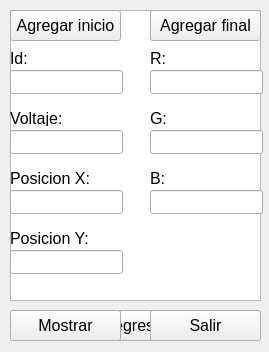
<?xml version="1.0" encoding="UTF-8"?>
<ui version="4.0">
 <class>MainWindow</class>
 <widget class="QMainWindow" name="MainWindow">
  <property name="geometry">
   <rect>
    <x>0</x>
    <y>0</y>
    <width>269</width>
    <height>352</height>
   </rect>
  </property>
  <property name="windowTitle">
   <string>MainWindow</string>
  </property>
  <widget class="QWidget" name="centralwidget">
   <widget class="QLabel" name="label_7">
    <property name="geometry">
     <rect>
      <x>150</x>
      <y>170</y>
      <width>49</width>
      <height>16</height>
     </rect>
    </property>
    <property name="font">
     <font>
      <pointsize>12</pointsize>
     </font>
    </property>
    <property name="text">
     <string>B:</string>
    </property>
   </widget>
   <widget class="QLineEdit" name="form_blue">
    <property name="geometry">
     <rect>
      <x>150</x>
      <y>190</y>
      <width>113</width>
      <height>24</height>
     </rect>
    </property>
    <property name="font">
     <font>
      <pointsize>12</pointsize>
     </font>
    </property>
   </widget>
   <widget class="QPushButton" name="pushButton_3">
    <property name="enabled">
     <bool>true</bool>
    </property>
    <property name="geometry">
     <rect>
      <x>10</x>
      <y>310</y>
      <width>111</width>
      <height>31</height>
     </rect>
    </property>
    <property name="font">
     <font>
      <pointsize>12</pointsize>
     </font>
    </property>
    <property name="text">
     <string>Mostrar</string>
    </property>
   </widget>
   <widget class="QLineEdit" name="form_red">
    <property name="geometry">
     <rect>
      <x>150</x>
      <y>70</y>
      <width>113</width>
      <height>24</height>
     </rect>
    </property>
    <property name="font">
     <font>
      <pointsize>12</pointsize>
     </font>
    </property>
   </widget>
   <widget class="QLineEdit" name="form_id">
    <property name="geometry">
     <rect>
      <x>10</x>
      <y>70</y>
      <width>113</width>
      <height>24</height>
     </rect>
    </property>
    <property name="font">
     <font>
      <pointsize>12</pointsize>
     </font>
    </property>
   </widget>
   <widget class="QPushButton" name="pushButton">
    <property name="geometry">
     <rect>
      <x>10</x>
      <y>10</y>
      <width>111</width>
      <height>31</height>
     </rect>
    </property>
    <property name="font">
     <font>
      <pointsize>12</pointsize>
     </font>
    </property>
    <property name="text">
     <string>Agregar inicio</string>
    </property>
   </widget>
   <widget class="QLineEdit" name="form_green">
    <property name="geometry">
     <rect>
      <x>150</x>
      <y>130</y>
      <width>113</width>
      <height>24</height>
     </rect>
    </property>
    <property name="font">
     <font>
      <pointsize>12</pointsize>
     </font>
    </property>
   </widget>
   <widget class="QPushButton" name="pushButton_2">
    <property name="geometry">
     <rect>
      <x>150</x>
      <y>10</y>
      <width>111</width>
      <height>31</height>
     </rect>
    </property>
    <property name="font">
     <font>
      <pointsize>12</pointsize>
     </font>
    </property>
    <property name="text">
     <string>Agregar final</string>
    </property>
   </widget>
   <widget class="QLabel" name="label_3">
    <property name="geometry">
     <rect>
      <x>10</x>
      <y>170</y>
      <width>91</width>
      <height>16</height>
     </rect>
    </property>
    <property name="font">
     <font>
      <pointsize>12</pointsize>
     </font>
    </property>
    <property name="text">
     <string>Posicion X:</string>
    </property>
   </widget>
   <widget class="QLineEdit" name="form_y">
    <property name="geometry">
     <rect>
      <x>10</x>
      <y>250</y>
      <width>113</width>
      <height>24</height>
     </rect>
    </property>
    <property name="font">
     <font>
      <pointsize>12</pointsize>
     </font>
    </property>
   </widget>
   <widget class="QLabel" name="label_4">
    <property name="geometry">
     <rect>
      <x>10</x>
      <y>230</y>
      <width>81</width>
      <height>16</height>
     </rect>
    </property>
    <property name="font">
     <font>
      <pointsize>12</pointsize>
     </font>
    </property>
    <property name="text">
     <string>Posicion Y:</string>
    </property>
   </widget>
   <widget class="QLineEdit" name="form_voltaje">
    <property name="geometry">
     <rect>
      <x>10</x>
      <y>130</y>
      <width>113</width>
      <height>24</height>
     </rect>
    </property>
    <property name="font">
     <font>
      <pointsize>12</pointsize>
     </font>
    </property>
   </widget>
   <widget class="QLabel" name="label_2">
    <property name="geometry">
     <rect>
      <x>10</x>
      <y>110</y>
      <width>61</width>
      <height>16</height>
     </rect>
    </property>
    <property name="font">
     <font>
      <pointsize>12</pointsize>
     </font>
    </property>
    <property name="text">
     <string>Voltaje:</string>
    </property>
   </widget>
   <widget class="QLineEdit" name="form_x">
    <property name="geometry">
     <rect>
      <x>10</x>
      <y>190</y>
      <width>113</width>
      <height>24</height>
     </rect>
    </property>
    <property name="font">
     <font>
      <pointsize>12</pointsize>
     </font>
    </property>
   </widget>
   <widget class="QLabel" name="label_5">
    <property name="geometry">
     <rect>
      <x>150</x>
      <y>50</y>
      <width>49</width>
      <height>16</height>
     </rect>
    </property>
    <property name="font">
     <font>
      <pointsize>12</pointsize>
     </font>
    </property>
    <property name="text">
     <string>R:</string>
    </property>
   </widget>
   <widget class="QLabel" name="label_6">
    <property name="geometry">
     <rect>
      <x>150</x>
      <y>110</y>
      <width>49</width>
      <height>16</height>
     </rect>
    </property>
    <property name="font">
     <font>
      <pointsize>12</pointsize>
     </font>
    </property>
    <property name="text">
     <string>G:</string>
    </property>
   </widget>
   <widget class="QLabel" name="label">
    <property name="geometry">
     <rect>
      <x>10</x>
      <y>50</y>
      <width>49</width>
      <height>16</height>
     </rect>
    </property>
    <property name="font">
     <font>
      <pointsize>12</pointsize>
     </font>
    </property>
    <property name="text">
     <string>Id:</string>
    </property>
   </widget>
   <widget class="QPushButton" name="pushButton_4">
    <property name="geometry">
     <rect>
      <x>150</x>
      <y>310</y>
      <width>111</width>
      <height>31</height>
     </rect>
    </property>
    <property name="font">
     <font>
      <pointsize>12</pointsize>
     </font>
    </property>
    <property name="text">
     <string>Salir</string>
    </property>
   </widget>
   <widget class="QPlainTextEdit" name="plainTextEdit">
    <property name="geometry">
     <rect>
      <x>10</x>
      <y>10</y>
      <width>251</width>
      <height>291</height>
     </rect>
    </property>
   </widget>
   <widget class="QPushButton" name="pushButton_5">
    <property name="geometry">
     <rect>
      <x>80</x>
      <y>310</y>
      <width>111</width>
      <height>31</height>
     </rect>
    </property>
    <property name="font">
     <font>
      <pointsize>12</pointsize>
     </font>
    </property>
    <property name="text">
     <string>Regresar</string>
    </property>
   </widget>
   <zorder>pushButton_5</zorder>
   <zorder>plainTextEdit</zorder>
   <zorder>form_x</zorder>
   <zorder>form_voltaje</zorder>
   <zorder>label</zorder>
   <zorder>label_6</zorder>
   <zorder>pushButton_2</zorder>
   <zorder>form_id</zorder>
   <zorder>label_5</zorder>
   <zorder>form_green</zorder>
   <zorder>pushButton</zorder>
   <zorder>label_3</zorder>
   <zorder>form_red</zorder>
   <zorder>label_2</zorder>
   <zorder>pushButton_4</zorder>
   <zorder>form_y</zorder>
   <zorder>label_7</zorder>
   <zorder>pushButton_3</zorder>
   <zorder>label_4</zorder>
   <zorder>form_blue</zorder>
  </widget>
 </widget>
 <resources/>
 <connections/>
</ui>
